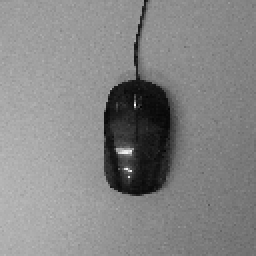
#> input picture 1121/mouse_original.bmp, 128 x 128 px (shown 2 times larger)
$ jupyter execute main.ipynb
#> lines starting #> are read from the running program, lines starting #| are printed output that depends on the picture; long printed decimals are rounded
hello

$$ y = ax^2 + bx + c $$
$$ x^2 + y^2 = a $$

## ローパスフィルタ

[cell 1]
import cv2
import numpy as np
import matplotlib.pyplot as plt

img = cv2.imread("1121/mouse_original.bmp", 0)
#> img is the input picture: shape (128, 128); min 2, max 255, mean 133.2
noise = cv2.imread("1121/mouse_noise.bmp", 0)
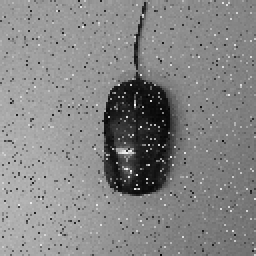
#> input picture 1121/mouse_noise.bmp, 128 x 128 px (shown 2 times larger)
#> noise is the input picture: shape (128, 128); min 2, max 255, mean 132.6

dft = cv2.dft(np.float32(noise), flags = cv2.DFT_COMPLEX_OUTPUT)
dft_shift = np.fft.fftshift(dft)
rows, cols = noise.shape
#> rows = 128; cols = 128
crow, ccol = rows // 2 , cols // 2
#> crow = 64; ccol = 64

# create a mask first, center square is 1, remaining all zeros
mask = np.zeros((rows, cols, 2), np.uint8)
mask[crow-45 : crow+45, ccol-45 : ccol+45] = 1

# apply mask and inverse DFT
fshift = dft_shift * mask
f_ishift = np.fft.ifftshift(fshift)
img_back = cv2.idft(f_ishift)
img_back = cv2.magnitude(img_back[:, :, 0], img_back[:, :, 1])
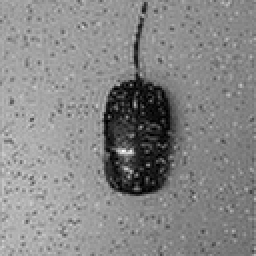
#> img_back: shape (128, 128) float32 (shown 2 times larger); min 2783.2, max 4093892.8, mean 2172790; drawn with min black and max white

# 0~255で正規化
img_back_max = img_back.max()
#> img_back_max = 4093892.8
img_back2 = (img_back * 255) / img_back_max
img_back2 = img_back2.astype(np.uint8)

# cv2.imwrite("img_back.bmp", img_back2)

# 画像をプロット
plt.subplot(121).imshow(img_back2, cmap="gray")
plt.subplot(122).imshow(img, cmap="gray")
plt.show()
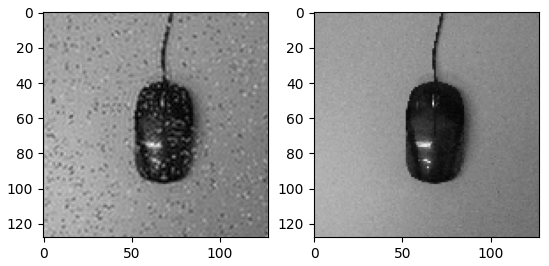
#> figure drawn by matplotlib, 2 panels

noise_psnr = cv2.PSNR(img, noise)
#> noise_psnr = 22.73
imp_psnr = cv2.PSNR(img, img_back2)
#> imp_psnr = 25.13
print(noise_psnr)
#| 22.731
print(imp_psnr)
#| 25.133
print(imp_psnr-noise_psnr)
#| 2.402

## ガウシアンフィルタ

[cell 2]
import cv2
import matplotlib.pyplot as plt

# load image (grayscale)
# 入力画像を読み込み
noise = cv2.imread("1121/mouse_noise.bmp", 0)
org = cv2.imread("1121/mouse_original.bmp", 0)

plt.imshow(org, cmap="gray"), plt.title("original image")
plt.show()

mean,stddev = cv2.meanStdDev(noise)
#> mean = [132.6]; stddev = [40.78]

for i in range(1, 10, 2):
  #
  dst = cv2.GaussianBlur(noise, ksize=(i, i), sigmaX = int(stddev))

  # 画像をプロット
  plt.subplot(121).imshow(noise, cmap="gray")
  plt.subplot(122).imshow(dst, cmap="gray")
  plt.show()

  noise_psnr = cv2.PSNR(org, noise)
  imp_psnr = cv2.PSNR(org, dst)
  print("ksize=", (i, i))
  print(noise_psnr)
  print(imp_psnr)
  print(imp_psnr-noise_psnr)
#> this loop made 5 passes
#> imp_psnr on passes 1 to 5: 22.73, 27.96, 27.55, 26.7, 25.96
#> (printed output is left out)
#> pass 1, `plt.show()`:
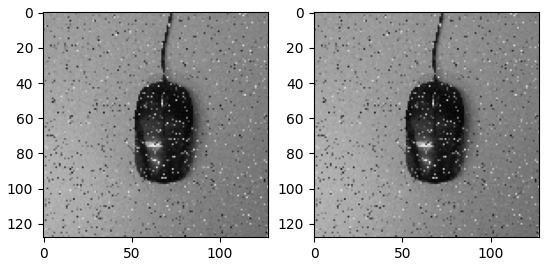
#> figure drawn by matplotlib, 2 panels
#> pass 2, `dst = cv2.GaussianBlur(noise, ksize=(i, i), sigmaX = int(stddev))`:
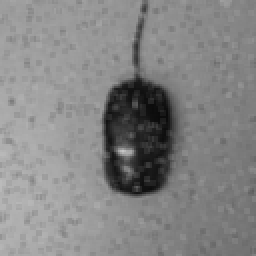
#> dst: shape (128, 128) (shown 2 times larger); min 10, max 199, mean 132.6

## メディアンフィルタ

[cell 3]
import cv2
import matplotlib.pyplot as plt

# load image (grayscale)
# 入力画像を読み込み
noise = cv2.imread("1121/mouse_noise.bmp", 0)
org = cv2.imread("1121/mouse_original.bmp", 0)

plt.imshow(org, cmap="gray"), plt.title("original image")
plt.show()

for i in range(1, 10, 2):
  dst = cv2.medianBlur(noise, i)

  # 画像をプロット
  plt.subplot(121).imshow(noise, cmap="gray")
  plt.subplot(122).imshow(dst, cmap="gray")
  plt.show()

  noise_psnr = cv2.PSNR(org, noise)
  imp_psnr = cv2.PSNR(org, dst)

  print("ksize=", (i, i))
  print(noise_psnr)
  print(imp_psnr)
  print(imp_psnr-noise_psnr)
#> this loop made 5 passes
#> imp_psnr on passes 1 to 5: 22.73, 31.46, 29.35, 28.04, 27.27
#> (printed output is left out)

## オープニング

[cell 4]
import cv2
import numpy as np
import matplotlib.pyplot as plt

# load image (grayscale)
# 入力画像を読み込み
noise = cv2.imread("1121/mouse_noise.bmp", 0)
org = cv2.imread("1121/mouse_original.bmp", 0)

plt.imshow(org, cmap="gray"), plt.title("original image")
plt.show()

for i in range(1, 10, 2):
  kernel = np.ones((i,i),np.uint8)
  opening = cv2.morphologyEx(noise, cv2.MORPH_OPEN, kernel)

  # 画像をプロット
  plt.subplot(121).imshow(noise, cmap="gray")
  plt.subplot(122).imshow(opening, cmap="gray")
  plt.show()
  noise_psnr = cv2.PSNR(org, noise)
  imp_psnr = cv2.PSNR(org, opening)
  print("ksize=", (i, i))
  print(noise_psnr)
  print(imp_psnr)
  print(imp_psnr-noise_psnr)
#> this loop made 5 passes
#> imp_psnr on passes 1 to 5: 22.73, 23.42, 20.42, 17.39, 14.9
#> (printed output is left out)
#> pass 2, `opening = cv2.morphologyEx(noise, cv2.MORPH_OPEN, kernel)`:
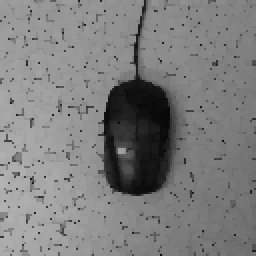
#> opening: shape (128, 128) (shown 2 times larger); min 2, max 179, mean 125.8
#> pass 3, `opening = cv2.morphologyEx(noise, cv2.MORPH_OPEN, kernel)`:
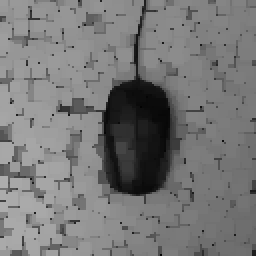
#> opening: shape (128, 128) (shown 2 times larger); min 2, max 173, mean 119.3

## ローパスフィルタの自作関数

[cell 5]
import cv2
import numpy as np
import matplotlib.pyplot as plt

def lowpassFilter(img, msize=30):
  dft = cv2.dft(np.float32(img), flags = cv2.DFT_COMPLEX_OUTPUT)
  dft_shift = np.fft.fftshift(dft)
  rows, cols = img.shape
  crow, ccol = rows // 2 , cols // 2

  # create a mask first, center square is 1, remaining all zeros
  mask = np.zeros((rows, cols, 2), np.uint8)
  mask[crow-msize : crow+msize, ccol-msize : ccol+msize] = 1

  # apply mask and inverse DFT
  fshift = dft_shift * mask
  f_ishift = np.fft.ifftshift(fshift)
  img_back = cv2.idft(f_ishift)
  img_back = cv2.magnitude(img_back[:, :, 0], img_back[:, :, 1])

  # 0~255で正規化
  img_back_max = img_back.max()
  img_back2 = (img_back * 255) / img_back_max
  img_back2 = img_back2.astype(np.uint8)
  return img_back2

## ローパスフィルタ + メディアンフィルタ

[cell 6]
import cv2
import numpy as np
import matplotlib.pyplot as plt

def lowpassFilter(img, msize=45):
#> called with msize = 55
  dft = cv2.dft(np.float32(img), flags = cv2.DFT_COMPLEX_OUTPUT)
  dft_shift = np.fft.fftshift(dft)
  rows, cols = img.shape
#> rows = 128; cols = 128
  crow, ccol = rows // 2 , cols // 2
#> crow = 64; ccol = 64

  # create a mask first, center square is 1, remaining all zeros
  mask = np.zeros((rows, cols, 2), np.uint8)
  mask[crow-msize : crow+msize, ccol-msize : ccol+msize] = 1

  # apply mask and inverse DFT
  fshift = dft_shift * mask
  f_ishift = np.fft.ifftshift(fshift)
  img_back = cv2.idft(f_ishift)
  img_back = cv2.magnitude(img_back[:, :, 0], img_back[:, :, 1])
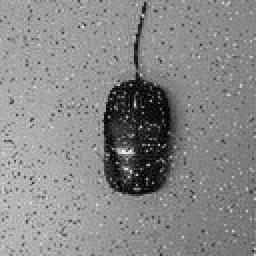
#> img_back: shape (128, 128) float32 (shown 2 times larger); min 13799.3, max 4071400.2, mean 2173285.5; drawn with min black and max white

  # 0~255で正規化
  img_back_max = img_back.max()
#> img_back_max = 4071400.2
  img_back2 = (img_back * 255) / img_back_max
  img_back2 = img_back2.astype(np.uint8)
  return img_back2


# load image (grayscale)
# 入力画像を読み込み
noise = cv2.imread("1121/mouse_noise.bmp", 0)
org = cv2.imread("1121/mouse_original.bmp", 0)

plt.imshow(org, cmap="gray"), plt.title("original image")
plt.show()

dst1 = lowpassFilter(noise, 55)

dst2 = cv2.medianBlur(dst1, 3)

# 画像をプロット
plt.subplot(121).imshow(noise, cmap="gray"), plt.title("noise image")
plt.subplot(122).imshow(dst2, cmap="gray"), plt.title("improvement image")
plt.show()
noise_psnr = cv2.PSNR(org, noise)
imp_psnr = cv2.PSNR(org, dst2)
#> imp_psnr = 29.89
print(noise_psnr)
#| 22.731
print(imp_psnr)
#| 29.889
print(imp_psnr-noise_psnr)
#| 7.158
